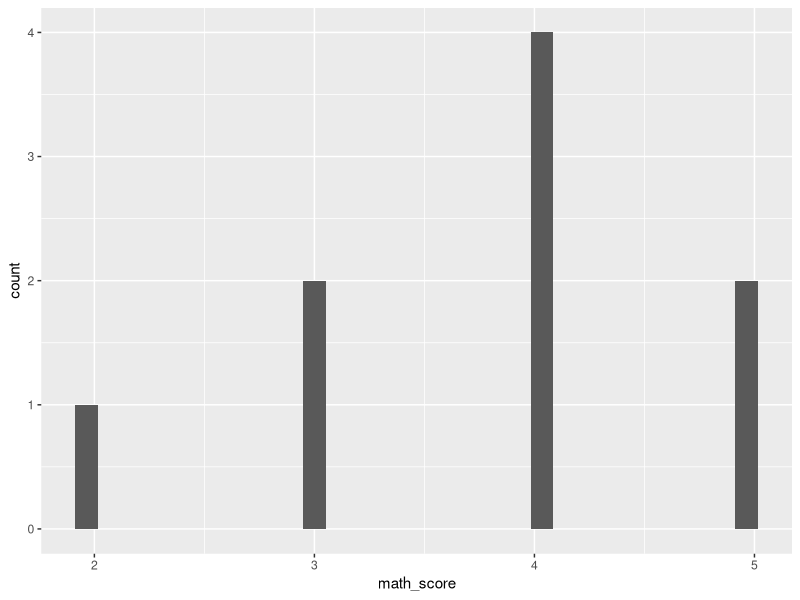
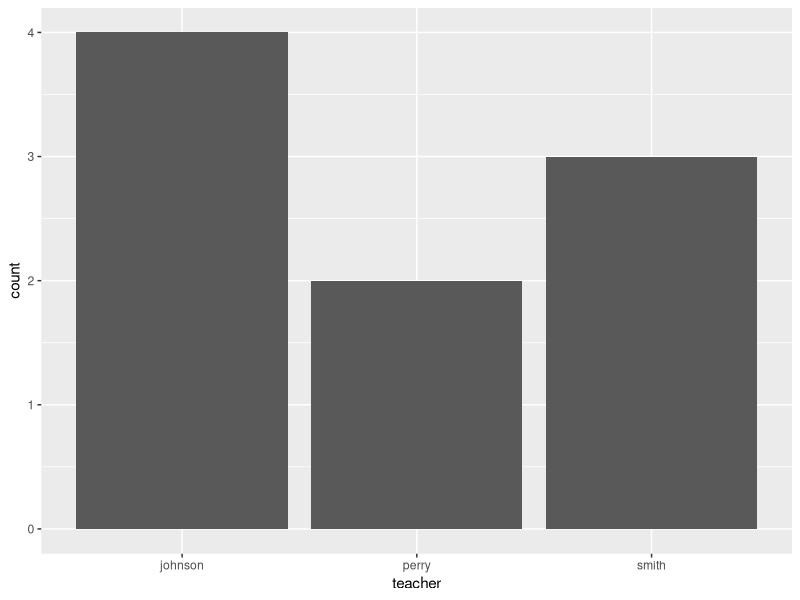
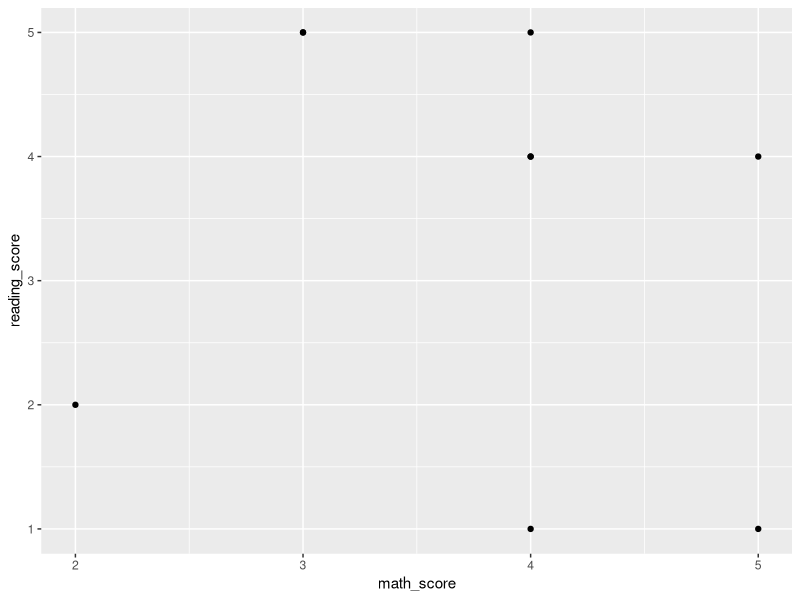
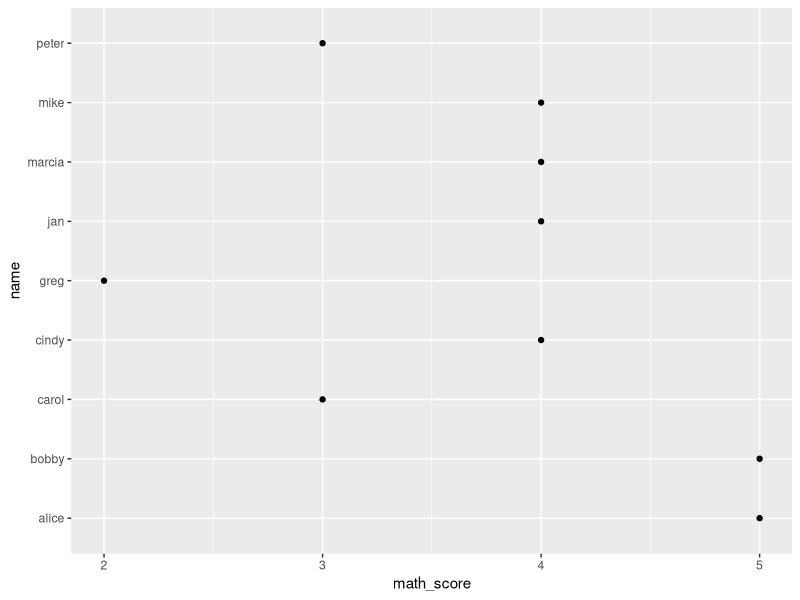
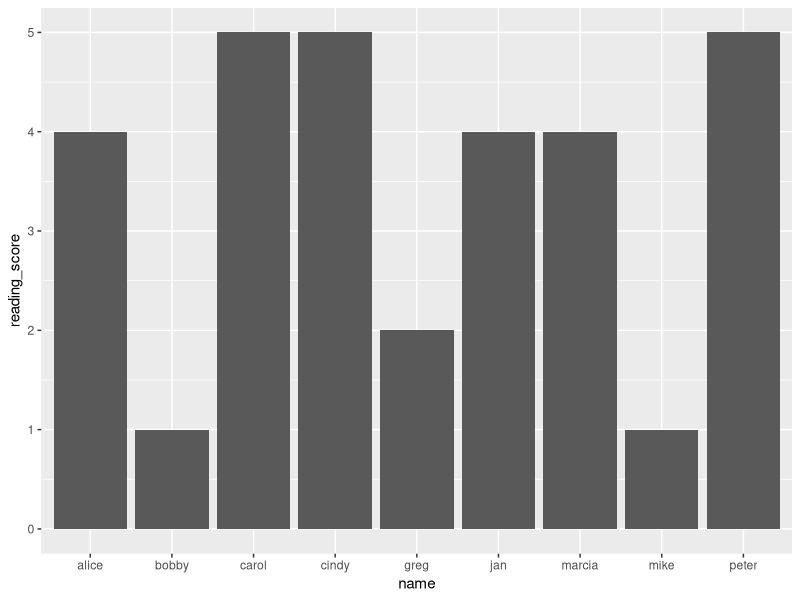
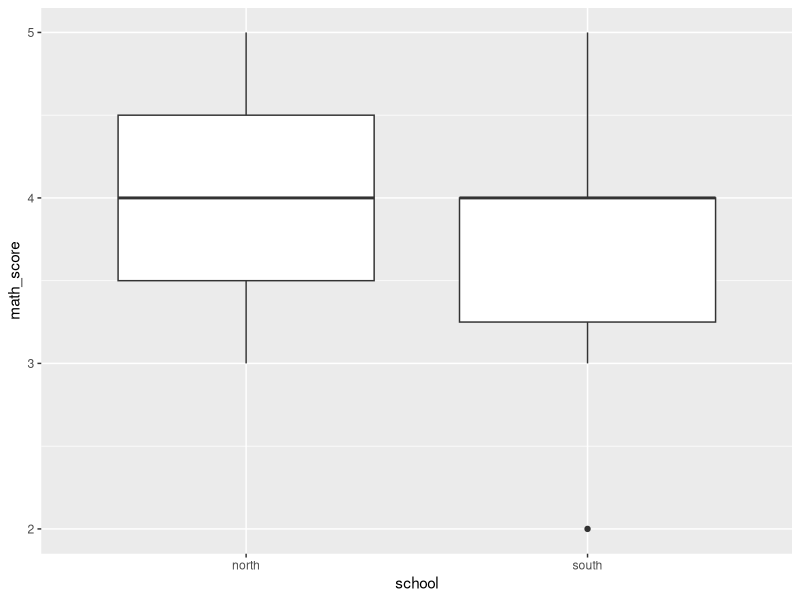
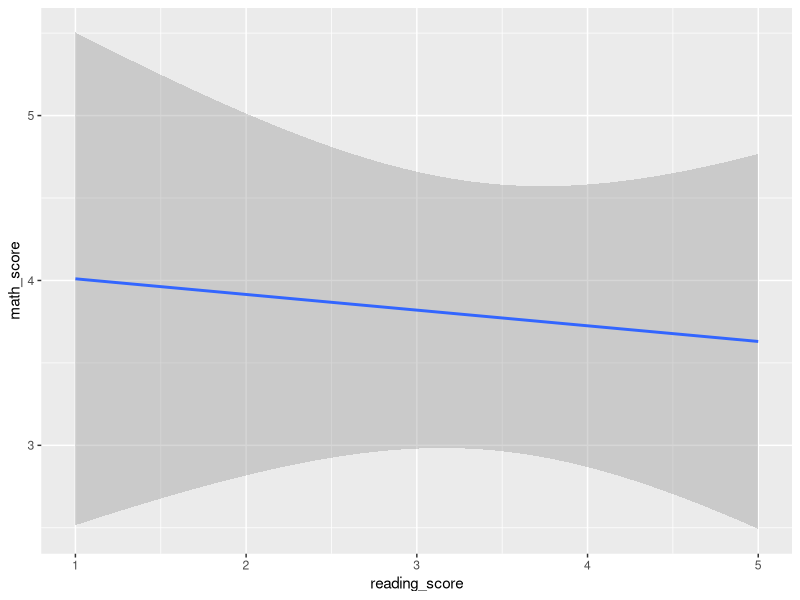
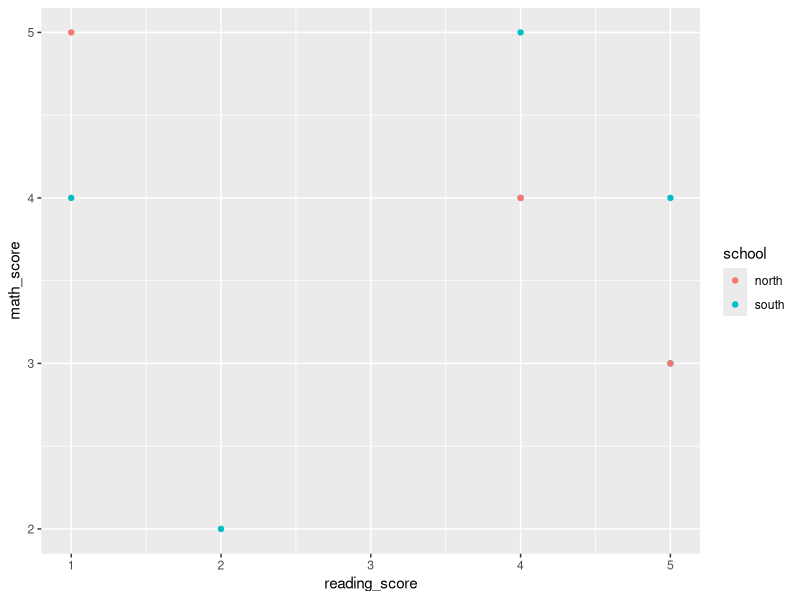

Write the R code that produced these figures, in order.
## ---- chunk 1
library(tidyverse)
set.seed(1)
## ---- chunk 2
scores <- 
  tibble(
    name = c("mike", "carol", "greg", "marcia", "peter", "jan", "bobby", "cindy", "alice"),
    school = c("south", "south", "south", "south", "north", "north", "north", "south", "south"),
    teacher = c("johnson", "johnson", "johnson", "johnson",  "smith", "smith", "smith", "perry", "perry"),
    math_score = c(4, 3, 2, 4, 3, 4, 5, 4, 5),
    reading_score = c(1, 5, 2, 4, 5, 4, 1, 5, 4)
  )

random_numbers <- 
    tibble(
        binom = rbinom(1000, 10, 0.5),
        pois = rpois(1000, 5)
    ) %>% 
    mutate(
        mix = rnorm(1000, binom + pois, 5),
        high_low = ifelse(mix > 10, "high", "low")
    )
## ---- chunk 3
scores %>% 
    ggplot(mapping = aes(x = math_score)) +
    geom_histogram()
## ---- chunk 4

## ---- chunk 5
scores %>% 
    ggplot(aes(x = teacher)) +
    geom_bar()
## ---- chunk 6

## ---- chunk 7
scores %>% 
    ggplot(aes(x = math_score, y = reading_score)) +
    geom_point()
## ---- chunk 8
scores %>% 
    ggplot(aes(x = math_score, y = name)) +
    geom_point()
## ---- chunk 9

## ---- chunk 10
scores %>% 
    ggplot(aes(x = name, y = reading_score)) +
    geom_col()
## ---- chunk 11

## ---- chunk 12
scores %>% 
    ggplot(aes(x = school, y = math_score)) +
    geom_boxplot()
## ---- chunk 13

## ---- chunk 14
scores %>% 
    ggplot(aes(x = reading_score, y = math_score)) +
    geom_smooth(method = "lm")
## ---- chunk 15

## ---- chunk 16
# color 
scores %>% 
    ggplot(aes(x = reading_score, y = math_score, color = school)) +
    geom_point()

# shape
scores %>% 
    ggplot(aes(x = reading_score, y = math_score, shape = school)) +
    geom_point()

# with a facet
scores %>% 
    ggplot(aes(x = reading_score, y = math_score)) +
    geom_point() +
    facet_wrap(~ school)
## ---- chunk 17

## ---- chunk 18
scores %>% 
    ggplot(mapping = aes(x = math_score, y = reading_score, color = school)) +
    geom_point(alpha = 0.4) +
    scale_x_continuous(limits = c(0, 10)) +
    scale_y_log10() +
    geom_smooth(method = "lm", se = FALSE) +
    facet_wrap(~ school, ncol = 1) +
    labs(
        x = "Math",
        y = "Reading",
        title = "Math and reading test scores by student",
        subtitle = "Just for 8 students"
    ) +
    theme_bw(base_size = 8)

# this is useful for a session: theme_set(theme_bw(base_size = 12))
## ---- chunk 19

